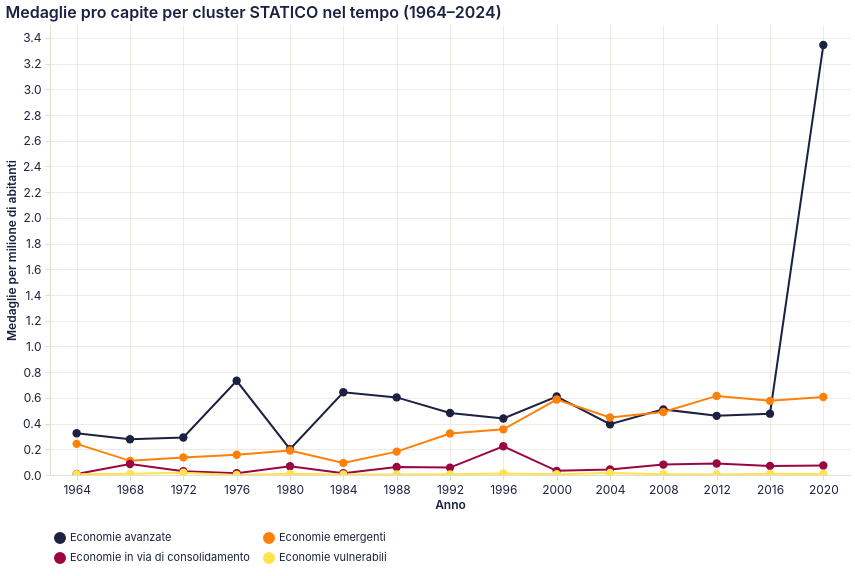

Source (Vega-Lite JSON):
### Vega-Lite specification from a JSON file in a GitHub repository (floating-point values rounded to 4 significant figures)
{"$schema": "https://vega.github.io/schema/vega-lite/v5.20.1.json", "config": {"arc": {"fill": "#1b2140"}, "area": {"fill": "#1b2140", "fillOpacity": 0.15, "line": true}, "axis": {"domainColor": "#e2ddd4", "grid": true, "gridColor": "#e2ddd4", "gridWidth": 0.6, "labelAngle": 0, "labelColor": "#1b2140", "labelFont": "Inter, system-ui, -apple-system, BlinkMacSystemFont, 'Segoe UI', Roboto, sans-serif", "labelFontSize": 12, "labelFontWeight": 400, "labelPadding": 4, "tickColor": "#e2ddd4", "tickSize": 5, "titleColor": "#1b2140", "titleFont": "Inter, system-ui, -apple-system, BlinkMacSystemFont, 'Segoe UI', Roboto, sans-serif", "titleFontSize": 12, "titleFontWeight": 600}, "axisBand": {"grid": false}, "background": "transparent", "bar": {"fill": "#1b2140"}, "legend": {"labelColor": "#1b2140", "labelFont": "Inter, system-ui, -apple-system, BlinkMacSystemFont, 'Segoe UI', Roboto, sans-serif", "labelFontSize": 11, "padding": 4, "symbolType": "circle", "titleColor": "#1b2140", "titleFont": "Inter, system-ui, -apple-system, BlinkMacSystemFont, 'Segoe UI', Roboto, sans-serif", "titleFontSize": 12}, "line": {"stroke": "#1b2140", "strokeWidth": 2}, "mark": {"color": "#1b2140"}, "path": {"stroke": "#1b2140"}, "point": {"fill": "#1b2140", "filled": true}, "range": {"category": ["#1b2140", "#ff8009", "#9a0641", "#ffe34a", "#e7b6af", "#0088b0", "#e03830"]}, "rect": {"fill": "#1b2140"}, "shape": {"stroke": "#1b2140"}, "symbol": {"fill": "#1b2140"}, "title": {"anchor": "start", "color": "#1b2140", "font": "Inter, system-ui, -apple-system, BlinkMacSystemFont, 'Segoe UI', Roboto, sans-serif", "fontSize": 16, "fontWeight": 600, "subtitleColor": "#1b2140", "subtitleFont": "Inter, system-ui, -apple-system, BlinkMacSystemFont, 'Segoe UI', Roboto, sans-serif"}, "view": {"continuousHeight": 300, "continuousWidth": 400, "fill": null, "stroke": null}}, "data": {"name": "data-7b1ba5e6a631c8213769fce164f4cd34"}, "datasets": {"data-7b1ba5e6a631c8213769fce164f4cd34": [{"cluster_label": "Economie avanzate", "medaglie_pro_capite": 0.3247, "year": 1964}, {"cluster_label": "Economie avanzate", "medaglie_pro_capite": 0.2778, "year": 1968}, {"cluster_label": "Economie avanzate", "medaglie_pro_capite": 0.2914, "year": 1972}, {"cluster_label": "Economie avanzate", "medaglie_pro_capite": 0.7329, "year": 1976}, {"cluster_label": "Economie avanzate", "medaglie_pro_capite": 0.2005, "year": 1980}, {"cluster_label": "Economie avanzate", "medaglie_pro_capite": 0.644, "year": 1984}, {"cluster_label": "Economie avanzate", "medaglie_pro_capite": 0.6036, "year": 1988}, {"cluster_label": "Economie avanzate", "medaglie_pro_capite": 0.4823, "year": 1992}, {"cluster_label": "Economie avanzate", "medaglie_pro_capite": 0.4396, "year": 1996}, {"cluster_label": "Economie avanzate", "medaglie_pro_capite": 0.6104, "year": 2000}, {"cluster_label": "Economie avanzate", "medaglie_pro_capite": 0.3947, "year": 2004}, {"cluster_label": "Economie avanzate", "medaglie_pro_capite": 0.5103, "year": 2008}, {"cluster_label": "Economie avanzate", "medaglie_pro_capite": 0.4602, "year": 2012}, {"cluster_label": "Economie avanzate", "medaglie_pro_capite": 0.477, "year": 2016}, {"cluster_label": "Economie avanzate", "medaglie_pro_capite": 3.344, "year": 2020}, {"cluster_label": "Economie emergenti", "medaglie_pro_capite": 0.2423, "year": 1964}, {"cluster_label": "Economie emergenti", "medaglie_pro_capite": 0.1101, "year": 1968}, {"cluster_label": "Economie emergenti", "medaglie_pro_capite": 0.1369, "year": 1972}, {"cluster_label": "Economie emergenti", "medaglie_pro_capite": 0.1578, "year": 1976}, {"cluster_label": "Economie emergenti", "medaglie_pro_capite": 0.1902, "year": 1980}, {"cluster_label": "Economie emergenti", "medaglie_pro_capite": 0.09442, "year": 1984}, {"cluster_label": "Economie emergenti", "medaglie_pro_capite": 0.1818, "year": 1988}, {"cluster_label": "Economie emergenti", "medaglie_pro_capite": 0.3232, "year": 1992}, {"cluster_label": "Economie emergenti", "medaglie_pro_capite": 0.3554, "year": 1996}, {"cluster_label": "Economie emergenti", "medaglie_pro_capite": 0.5869, "year": 2000}, {"cluster_label": "Economie emergenti", "medaglie_pro_capite": 0.4468, "year": 2004}, {"cluster_label": "Economie emergenti", "medaglie_pro_capite": 0.49, "year": 2008}, {"cluster_label": "Economie emergenti", "medaglie_pro_capite": 0.6151, "year": 2012}, {"cluster_label": "Economie emergenti", "medaglie_pro_capite": 0.5768, "year": 2016}, {"cluster_label": "Economie emergenti", "medaglie_pro_capite": 0.6066, "year": 2020}, {"cluster_label": "Economie in via di consolidamento", "medaglie_pro_capite": 0.007916, "year": 1964}, {"cluster_label": "Economie in via di consolidamento", "medaglie_pro_capite": 0.08528, "year": 1968}, {"cluster_label": "Economie in via di consolidamento", "medaglie_pro_capite": 0.0297, "year": 1972}, {"cluster_label": "Economie in via di consolidamento", "medaglie_pro_capite": 0.01359, "year": 1976}, {"cluster_label": "Economie in via di consolidamento", "medaglie_pro_capite": 0.06851, "year": 1980}, {"cluster_label": "Economie in via di consolidamento", "medaglie_pro_capite": 0.01369, "year": 1984}, {"cluster_label": "Economie in via di consolidamento", "medaglie_pro_capite": 0.06268, "year": 1988}, {"cluster_label": "Economie in via di consolidamento", "medaglie_pro_capite": 0.05755, "year": 1992}, {"cluster_label": "Economie in via di consolidamento", "medaglie_pro_capite": 0.2236, "year": 1996}, {"cluster_label": "Economie in via di consolidamento", "medaglie_pro_capite": 0.03225, "year": 2000}, {"cluster_label": "Economie in via di consolidamento", "medaglie_pro_capite": 0.04305, "year": 2004}, {"cluster_label": "Economie in via di consolidamento", "medaglie_pro_capite": 0.0812, "year": 2008}, {"cluster_label": "Economie in via di consolidamento", "medaglie_pro_capite": 0.08903, "year": 2012}, {"cluster_label": "Economie in via di consolidamento", "medaglie_pro_capite": 0.07068, "year": 2016}, {"cluster_label": "Economie in via di consolidamento", "medaglie_pro_capite": 0.07426, "year": 2020}, {"cluster_label": "Economie vulnerabili", "medaglie_pro_capite": 0.006267, "year": 1964}, {"cluster_label": "Economie vulnerabili", "medaglie_pro_capite": 0.008958, "year": 1968}, {"cluster_label": "Economie vulnerabili", "medaglie_pro_capite": 0.01817, "year": 1972}, {"cluster_label": "Economie vulnerabili", "medaglie_pro_capite": 0.0004298, "year": 1976}, {"cluster_label": "Economie vulnerabili", "medaglie_pro_capite": 0.008936, "year": 1980}, {"cluster_label": "Economie vulnerabili", "medaglie_pro_capite": 0.004337, "year": 1984}, {"cluster_label": "Economie vulnerabili", "medaglie_pro_capite": 0.004496, "year": 1988}, {"cluster_label": "Economie vulnerabili", "medaglie_pro_capite": 0.005151, "year": 1992}, {"cluster_label": "Economie vulnerabili", "medaglie_pro_capite": 0.01147, "year": 1996}, {"cluster_label": "Economie vulnerabili", "medaglie_pro_capite": 0.006055, "year": 2000}, {"cluster_label": "Economie vulnerabili", "medaglie_pro_capite": 0.01537, "year": 2004}, {"cluster_label": "Economie vulnerabili", "medaglie_pro_capite": 0.005344, "year": 2008}, {"cluster_label": "Economie vulnerabili", "medaglie_pro_capite": 0.004158, "year": 2012}, {"cluster_label": "Economie vulnerabili", "medaglie_pro_capite": 0.00901, "year": 2016}, {"cluster_label": "Economie vulnerabili", "medaglie_pro_capite": 0.00752, "year": 2020}]}, "encoding": {"color": {"field": "cluster_label", "legend": {"columns": 2, "labelLimit": 250, "orient": "bottom"}, "scale": {"domain": ["Economie avanzate", "Economie emergenti", "Economie in via di consolidamento", "Economie vulnerabili"], "range": ["#1b2140", "#ff8009", "#9a0641", "#ffe34a"]}, "sort": ["Economie avanzate", "Economie emergenti", "Economie in via di consolidamento", "Economie vulnerabili"], "title": null, "type": "nominal"}, "tooltip": [{"field": "cluster_label", "title": "Cluster", "type": "nominal"}, {"field": "year", "title": "Anno", "type": "ordinal"}, {"field": "medaglie_pro_capite", "format": ".3f", "title": "Medaglie / milione ab.", "type": "quantitative"}], "x": {"field": "year", "title": "Anno", "type": "ordinal"}, "y": {"field": "medaglie_pro_capite", "title": "Medaglie per milione di abitanti", "type": "quantitative"}}, "height": 450, "mark": {"point": {"size": 70}, "type": "line"}, "params": [{"bind": "scales", "name": "param_26", "select": {"encodings": ["x", "y"], "type": "interval"}}], "title": "Medaglie pro capite per cluster STATICO nel tempo (1964–2024)", "width": 800}
